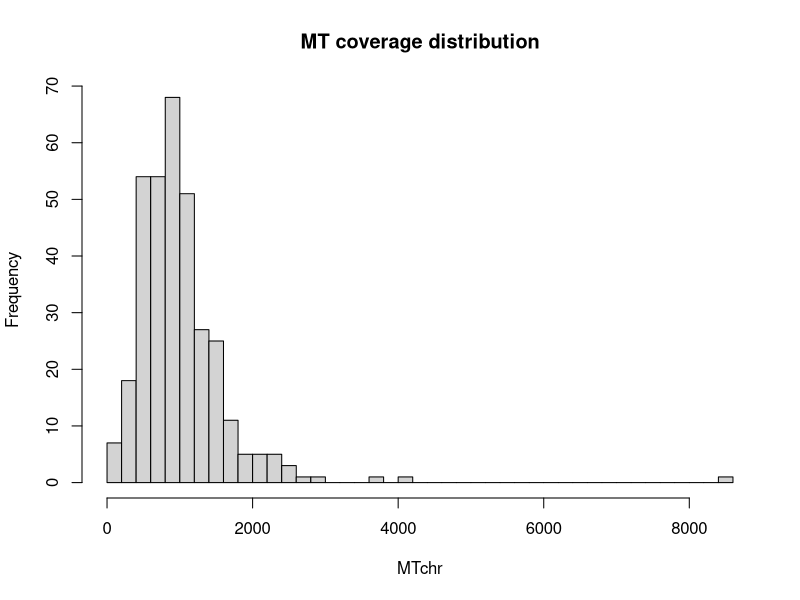
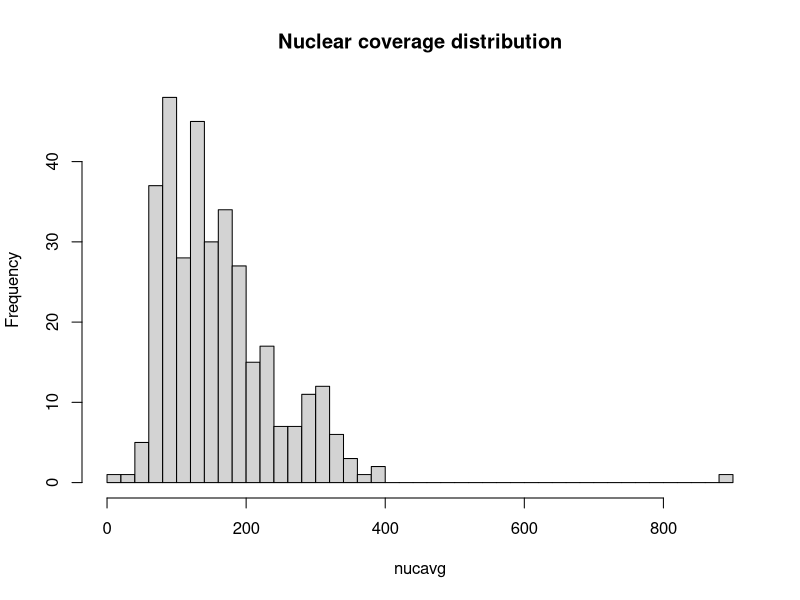
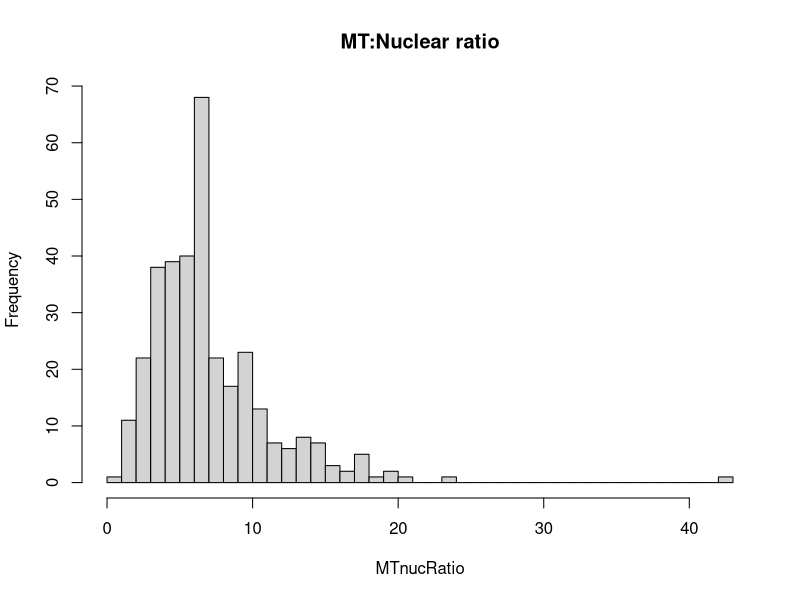
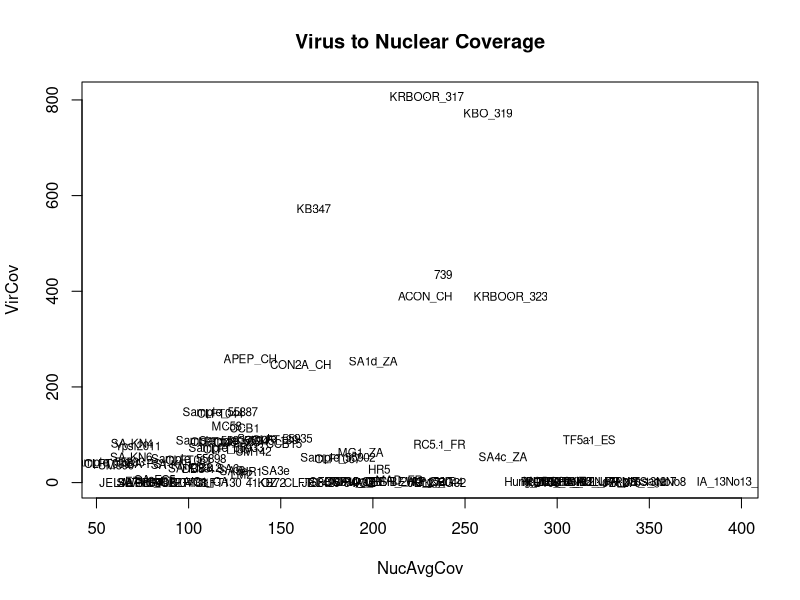
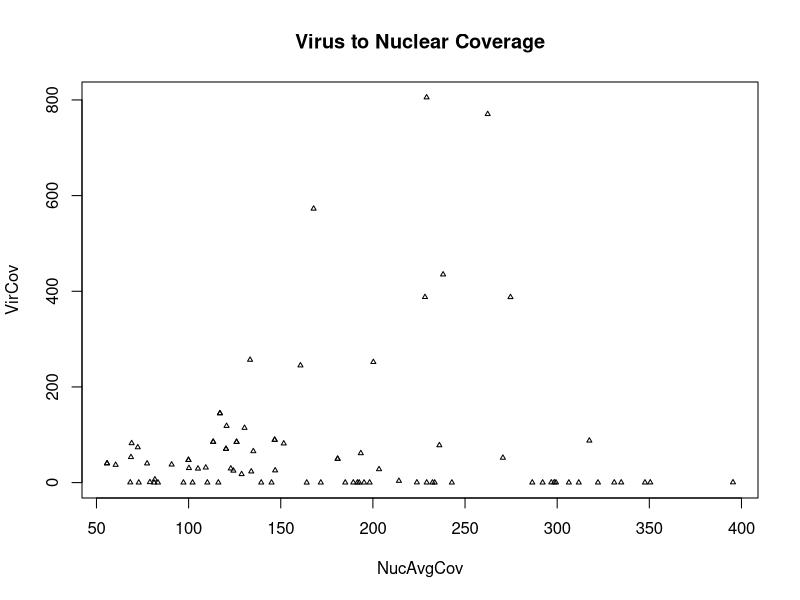
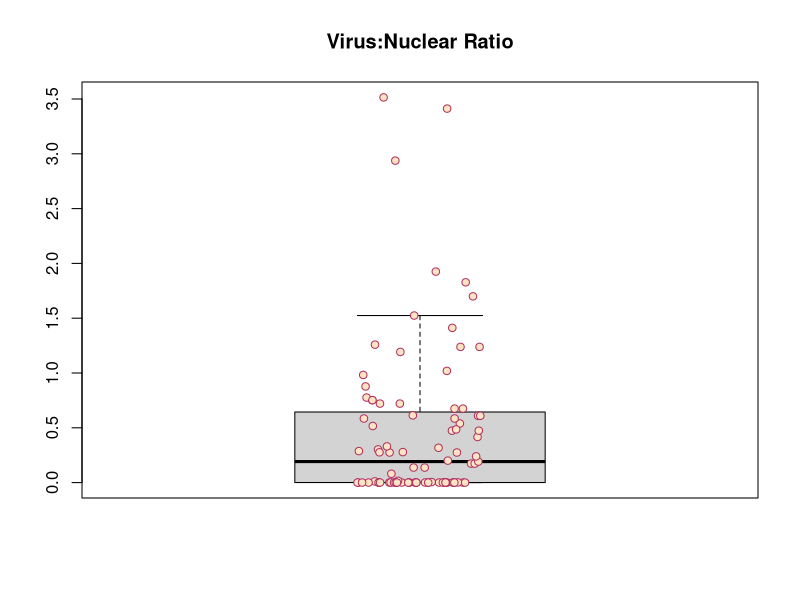

These charts were generated, in order, by the following R code:

covdat = read.csv("Bd_coverage_virus.tsv",header=T,sep="\t",row.names=1)
#summary(covdat)

pdf("Bd_MTCov.pdf")

colct <- ncol(covdat)

dropcols <- c("DS022322.1","TF5a1_Bdvirus")
MTchr <- covdat$DS022322.1
# remove MT and 
nuc <- covdat[,!(names(covdat) %in% dropcols)]
head(nuc)
nucavg <- rowSums(nuc)/ncol(nuc)
MTnucRatio <- MTchr / nucavg

hist(MTchr,50,main="MT coverage distribution")
hist(nucavg,50,main="Nuclear coverage distribution")
hist(MTnucRatio,50,main="MT:Nuclear ratio")

pdf("Bd_VirCov.pdf")
vironly <- subset(covdat,covdat$TF5a1_Bdvirus > 0)
nrow(vironly)

vir <- vironly$TF5a1_Bdvirus

nucVirOnly <- vironly[,!(names(vironly) %in% dropcols)]
nucVirAvg <- rowSums(nucVirOnly)/ncol(nucVirOnly)

DF <- data.frame(NucAvgCov = nucVirAvg,
                 VirCov    = vir,
                 VirRatio     = vir / nucVirAvg)

write.csv(DF,"virus_hits.csv")
rownames(DF) = rownames(vironly)

plot(VirCov ~ NucAvgCov,data=DF,main="Virus to Nuclear Coverage",pch=16,cex=0.1)
text(VirCov ~ NucAvgCov, labels=rownames(DF),data=DF,font=1,cex=0.7,
     main="Virus:Nuclear coverage")

plot(VirCov ~ NucAvgCov,data=DF,main="Virus to Nuclear Coverage",pch=2,cex=0.5)

boxplot(DF$VirRatio,outpch=NA,main="Virus:Nuclear Ratio")
stripchart(DF$VirRatio,
           vertical = TRUE, method = "jitter", 
           pch = 21, col = "maroon", bg = "bisque", 
           add = TRUE) 





